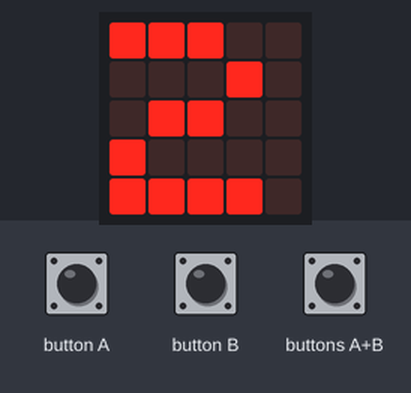
A program run on a simulated BBC micro:bit (MakeCode). Shown: the board's 5×5 LED display. Inputs (shaded band) come from the test bench. Random numbers come from a fixed seed.

Above: at 1.9 s.
2.0 s: button B pressed for 0.15 s
At 3.3 s:
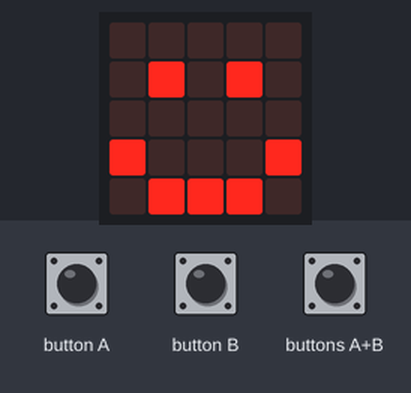
5.1 s: button A pressed for 0.15 s
At 5.7 s:
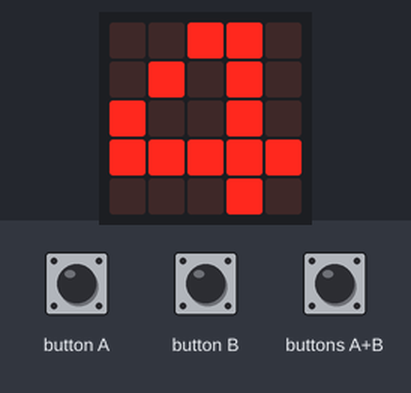
6.7 s: button A pressed for 0.15 s
At 10.5 s:
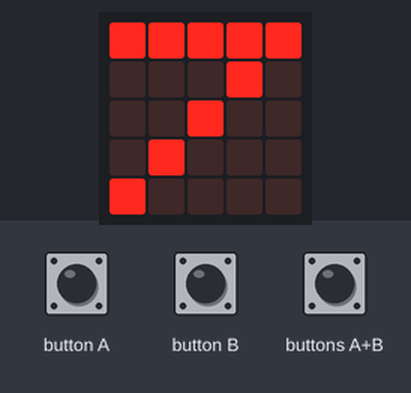
Timing chart, 0 to 12.0 s (numbered marks = the images above; inputs shaded):
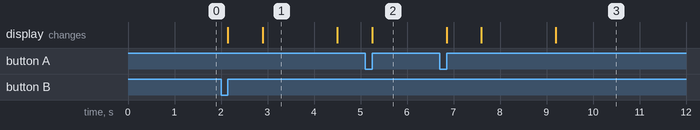

The program:

main.ts
```typescript
/**
 * Declaración de variables globales
 */
// --- 3. BOTÓN A: APUESTA A QUE EL SIGUIENTE ES MENOR ---
input.onButtonPressed(Button.A, function () {
    // Guardamos el número actual en pantalla como el 'anterior' [00:04:58]
    numeroAnterior = numeroSorteado
    // Generamos un nuevo número para comparar
    nuevoSorteo()
    // Condición: Si el nuevo número sorteado es MENOR que el anterior [00:06:22]
    if (numeroSorteado < numeroAnterior) {
        // Carita feliz por acertar [00:06:54]
        basic.showIcon(IconNames.Happy)
        // Suma un punto [00:07:08]
        puntos += 1
        // Espera 1 segundo [00:07:44]
        basic.pause(1000)
        // Prepara el siguiente número
        nuevoSorteo()
    }
})
// --- 5. BOTÓN A + B: VER PUNTUACIÓN ACTUAL ---
input.onButtonPressed(Button.AB, function () {
    // Al presionar ambos botones, se desplaza el puntaje total [00:08:47]
    basic.showNumber(puntos)
})
// --- 4. BOTÓN B: APUESTA A QUE EL SIGUIENTE ES MAYOR ---
input.onButtonPressed(Button.B, function () {
    // Guardamos el número actual en pantalla como el 'anterior'
    numeroAnterior = numeroSorteado
    // Generamos un nuevo número para comparar
    nuevoSorteo()
    // Condición: Si el nuevo número sorteado es MAYOR que el anterior [00:08:03]
    if (numeroSorteado > numeroAnterior) {
        // Carita feliz por acertar
        basic.showIcon(IconNames.Happy)
        // Suma un punto
        puntos += 1
        // Espera 1 segundo
        basic.pause(1000)
        // Prepara el siguiente número
        nuevoSorteo()
    }
})
// --- 2. FUNCIÓN DE SORTEO (Modularizada) ---
function nuevoSorteo () {
    // Escoge un número al azar entre 0 y 9 [00:02:25]
    numeroSorteado = randint(0, 9)
    // Muestra el número generado en la matriz de LEDs [00:03:43]
    basic.showNumber(numeroSorteado)
}
let numeroSorteado = 0
let puntos = 0
let numeroAnterior = 0
// --- 1. CONFIGURACIÓN INICIAL (Al Iniciar) ---
// Inicializamos los valores base tal como se describe en el video
// Número ficticio inicial [00:01:46]
numeroAnterior = 99
// El puntaje comienza en 0 [00:02:12]
puntos = 0
// Llamamos a la función para generar el primer número del juego
nuevoSorteo()
```

test.ts
```typescript
// aquí va el archivo "tests"; esto no se compilará cuando este paquete se utilice como una extensión.
```

Measured:
- after the input at 2.0 s, the display: first changes after 0.15 s (image 1 shows a later state)
- after the input at 5.1 s, the display: changes after 0.15 s (image 2)
- after the input at 6.7 s, the display: first changes after 0.15 s (image 3 shows a later state)
- what the display in image 1 shows lasts 1.6 s, from 2.9 s to 4.5 s
